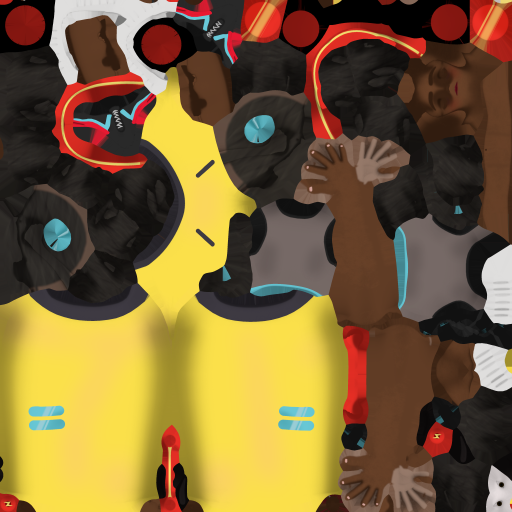
#> input picture action-forge-test/godot/assets/Michelle_Walk_source_Ch03_1001_Diffuse.png, 512 x 512 px
$ python -i refs_check.py   (imports and definitions only)
#> lines starting #> are read from the running program, lines starting #| are printed output that depends on the picture
"""Check original reference images before feeding Tripo.

  python3 tools/tripo/refs_check.py --front refs/front.png \
    --side refs/side.png --back refs/back.png \
    --origin original --out refs/refs_report.json

No image content is sent anywhere.  Originality is a human/team assertion;
this tool only records it and checks technical suitability.
"""

import argparse
import json
import os

from PIL import Image, ImageStat


def check_one(path):
    out = {'path': os.path.abspath(path), 'exists': os.path.exists(path)}
    if not out['exists']:
        out['ok'] = False
        out['error'] = 'missing'
        return out
    size = os.path.getsize(path)
    out['bytes'] = size
    out['ok'] = 64 < size <= 20 * 1024 * 1024
    try:
        with Image.open(path) as im:
#> im is the input picture: PIL image 512x512 RGB; mean R, G, B 124.7, 99.5, 55.3
            out['width'], out['height'] = im.size
            out['mode'] = im.mode
            out['format'] = im.format
            out['aspect'] = round(im.width / max(1, im.height), 3)
            if min(im.size) < 512:
                out['warning'] = 'min side < 512px; Tripo prefers 1024+'
            if im.mode in ('RGBA', 'LA'):
                alpha = im.getchannel('A')
                hist = alpha.histogram()
                transparent = sum(hist[:16]) / max(1, im.width * im.height)
                out['transparent_fraction'] = round(transparent, 3)
            rgb = im.convert('L')
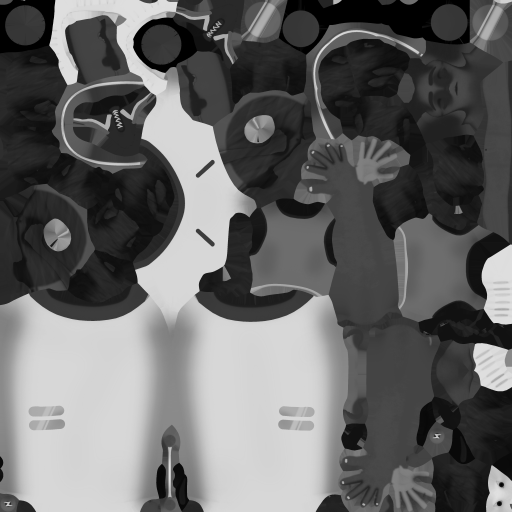
#> rgb: PIL image 512x512 L; min 0, max 225, mean 102
            border = 8
            strips = [rgb.crop((0, 0, im.width, border)),
                      rgb.crop((0, im.height - border, im.width, im.height)),
                      rgb.crop((0, 0, border, im.height)),
                      rgb.crop((im.width - border, 0, im.width, im.height))]
            stds = [ImageStat.Stat(s).stddev[0] for s in strips]
#> stds = [85.52, 78.29, 50.36, 75.39]
            out['border_stddev'] = round(sum(stds) / len(stds), 2)
            if out['border_stddev'] > 22:
                out['warning_border'] = ('background is busy; use a clean '
                                         'solid/transparent background')
    except Exception as e:
        out['ok'] = False
        out['error'] = str(e)
    return out


def main():
    ap = argparse.ArgumentParser(prog='refs_check.py')
    ap.add_argument('--front', required=True)
    ap.add_argument('--side', default=None)
    ap.add_argument('--back', default=None)
    ap.add_argument('--origin', default='original',
                    help='original | licensed; must be truthful')
    ap.add_argument('--source-note', default='')
    ap.add_argument('--out', default=None)
    args = ap.parse_args()
    refs = {}
    for name in ('front', 'side', 'back'):
        p = getattr(args, name)
        if p:
            refs[name] = check_one(p)
    ok = all(v.get('ok') for v in refs.values()) and bool(refs)
    report = {'origin': args.origin, 'source_note': args.source_note,
              'views': refs, 'ok': ok,
              'note': 'Tripo input must be original or licensed; never use '
                      'a reference game/IP image.'}
    if args.out:
        os.makedirs(os.path.dirname(os.path.abspath(args.out)),
                    exist_ok=True)
        with open(args.out, 'w', encoding='utf-8') as f:
            json.dump(report, f, ensure_ascii=False, indent=2)
    print('REFS_OK' if ok else 'REFS_FAIL', json.dumps(
        {k: v.get('width') and [v['width'], v['height']] or v.get('error')
         for k, v in refs.items()}))
    for k, v in refs.items():
        for wk in ('warning', 'warning_border'):
            if wk in v:
                print('REFS_WARN', k, v[wk])
    return 0 if ok else 1


# [2 lines not run here, left out]

>>> result = check_one('../../action-forge-test/godot/assets/Michelle_Walk_source_Ch03_1001_Diffuse.png')
#> result = 11 items

$ run again, on action-forge-test/godot/assets/Rogue_MichelleWalk_AF_rootmotion_0.png
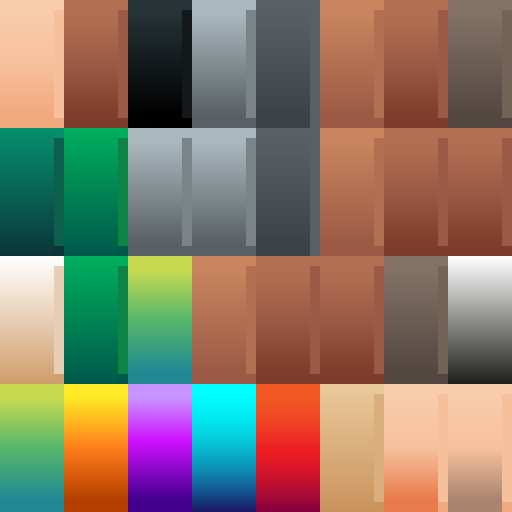
#> input picture action-forge-test/godot/assets/Rogue_MichelleWalk_AF_rootmotion_0.png, 1024 x 1024 px (shown at 1/2 size)
#> in check_one, im is the input picture: PIL image 1024x1024 RGBA; mean R, G, B, A 136.6, 120.1, 102.4, 255
#> alpha: PIL image 1024x1024 L; every value is 255
#> hist = 256 values from 0 to 1048576
#> transparent = 0
#> in check_one, `rgb = im.convert('L')`:
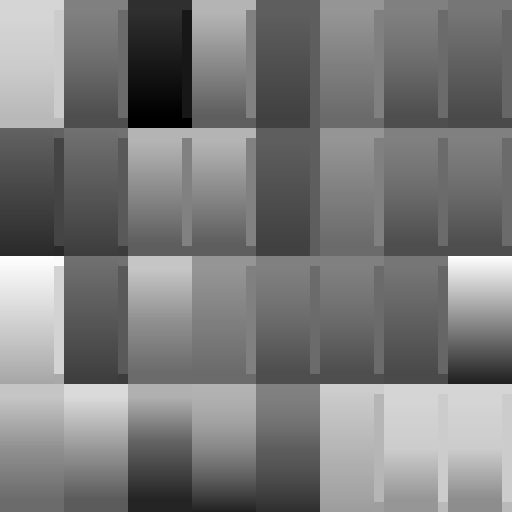
#> rgb: PIL image 1024x1024 L (shown at 1/2 size); min 0, max 255, mean 123
#> stds = [47.5, 50.22, 60.17, 52.68]
#> result = 12 items
